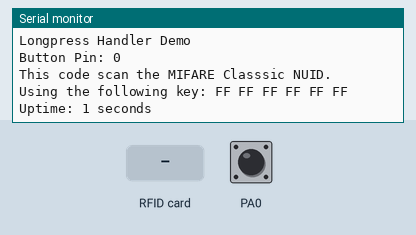
A program run on a simulated STM32 Black Pill. Shown: the last lines printed to the serial monitor. Inputs (shaded band) come from the test bench; at power-on: PA0 HIGH.

Above: at 1.2 s.
1.3 s: PA0 pulled LOW for 0.15 s
At 1.97 s:
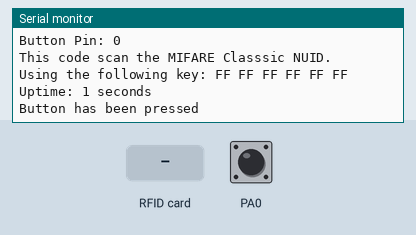
3.3 s: RFID card 5E 7A 19 C4 held to the reader
At 3.9 s:
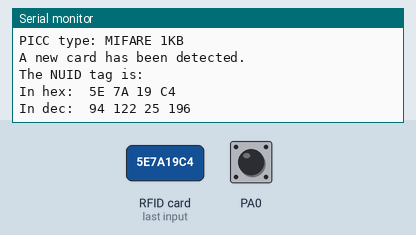
4.8 s: PA0 pulled LOW for 1 s
At 6.8 s:
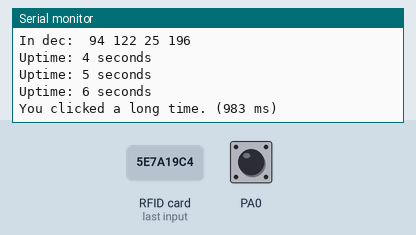
7.6 s: PA0 pulled LOW for 3.2 s
At 11.9 s:
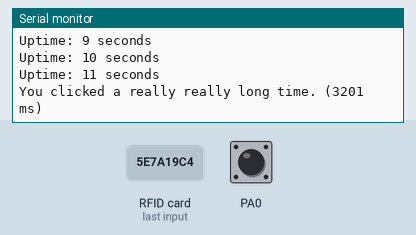
12.6 s: PA0 pulled LOW for 1 s
At 14.1 s:
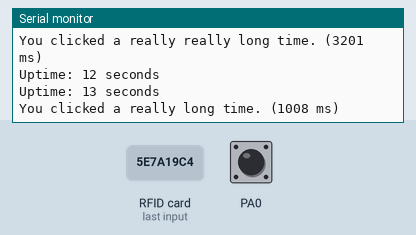
15.4 s: RFID card 5E 7A 19 C4 held to the reader
At 15.9 s:
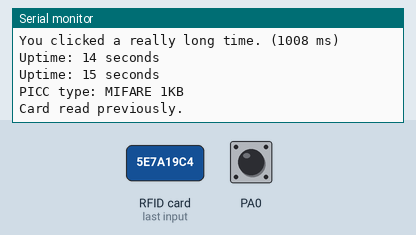
Timing chart, 0 to 17.9 s (numbered marks = the images above; inputs shaded):
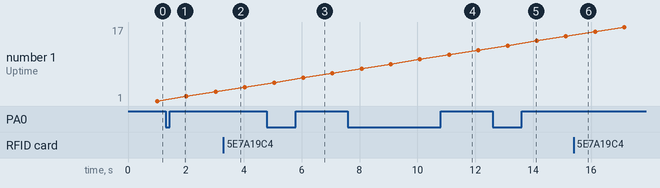

The program:

main.cpp
```cpp
#include "Arduino.h"
#include "Button2.h"
#include "MFRC522.h"
#include "Helpers.h"
#include "SPI.h"

#include "state.cpp"

#define BUTTON_PIN PA0
#define SS_PIN PA5
#define RST_PIN 7

MFRC522 rfid(SS_PIN, RST_PIN); // Instance of the class

MFRC522::MIFARE_Key key;

byte nuidPICC[4];

Button2 button;

void longpress(Button2 &btn)
{
  unsigned int time = btn.wasPressedFor();
  Serial.print("You clicked ");
  if (time > 1500)
  {
    Serial.print("a really really long time.");
  }
  else if (time > 1000)
  {
    Serial.print("a really long time.");
  }
  else if (time > 500)
  {
    Serial.print("a long time.");
  }
  else
  {
    Serial.print("long.");
  }
  Serial.print(" (");
  Serial.print(time);
  Serial.println(" ms)");
}

void shortPress(Button2 &btn)
{
  Serial.println("Button has been pressed");
}


void setup()
{
  Serial.begin(9600);
  while (!Serial)
  {
    delay(20);
  }
  Serial.println("\n\nLongpress Handler Demo");
  Serial.println("Button Pin: " + String(BUTTON_PIN));

  button.begin(BUTTON_PIN);
  button.setLongClickHandler(longpress);
  button.setClickHandler(shortPress);

  // nfc read initialization
  SPI.begin();     // Init SPI bus
  rfid.PCD_Init(); // Init MFRC522

  for (byte i = 0; i < 6; i++)
  {
    key.keyByte[i] = 0xFF;
  }

  Serial.println(F("This code scan the MIFARE Classsic NUID."));
  Serial.print(F("Using the following key:"));
  printHex(key.keyByte, MFRC522::MF_KEY_SIZE);
  Serial.println();
}

unsigned long prevTime = millis();

void loop()
{
  button.loop();

  unsigned long currentTime = millis();
  if (currentTime - prevTime > 1000)
  {
    prevTime = currentTime;
    Serial.println("Uptime: " + String(currentTime / 1000) + " seconds");
  }


// Reset the loop if no new card present on the sensor/reader. This saves the entire process when idle.
  if ( ! rfid.PICC_IsNewCardPresent())
    return;

  // Verify if the NUID has been readed
  if ( ! rfid.PICC_ReadCardSerial())
    return;

  Serial.print(F("PICC type: "));
  MFRC522::PICC_Type piccType = rfid.PICC_GetType(rfid.uid.sak);
  Serial.println(rfid.PICC_GetTypeName(piccType));

  // Check is the PICC of Classic MIFARE type
  if (piccType != MFRC522::PICC_TYPE_MIFARE_MINI &&
    piccType != MFRC522::PICC_TYPE_MIFARE_1K &&
    piccType != MFRC522::PICC_TYPE_MIFARE_4K) {
    Serial.println(F("Your tag is not of type MIFARE Classic."));
    return;
  }

  if (rfid.uid.uidByte[0] != nuidPICC[0] ||
    rfid.uid.uidByte[1] != nuidPICC[1] ||
    rfid.uid.uidByte[2] != nuidPICC[2] ||
    rfid.uid.uidByte[3] != nuidPICC[3] ) {
    Serial.println(F("A new card has been detected."));

    // Store NUID into nuidPICC array
    for (byte i = 0; i < 4; i++) {
      nuidPICC[i] = rfid.uid.uidByte[i];
    }

    Serial.println(F("The NUID tag is:"));
    Serial.print(F("In hex: "));
    printHex(rfid.uid.uidByte, rfid.uid.size);
    Serial.println();
    Serial.print(F("In dec: "));
    printDec(rfid.uid.uidByte, rfid.uid.size);
    Serial.println();
  }
  else Serial.println(F("Card read previously."));

  // Halt PICC
  rfid.PICC_HaltA();

  // Stop encryption on PCD
  rfid.PCD_StopCrypto1();


}
```

state.cpp
```cpp
#define ABC 123;
```

Measured:
- after the input at 1.3 s, the serial monitor: prints a new line after 0.52 s (image 1)
- after the input at 3.3 s, the serial monitor: prints a new line at once (image 2)
- after the input at 4.8 s, the serial monitor: prints a new line after 1.4 s (image 3)
- after the input at 7.6 s, the serial monitor: prints a new line after 3.6 s (image 4)
- after the input at 12.6 s, the serial monitor: prints a new line after 1.4 s (image 5)
- after the input at 15.4 s, the serial monitor: prints a new line at once (image 6)
